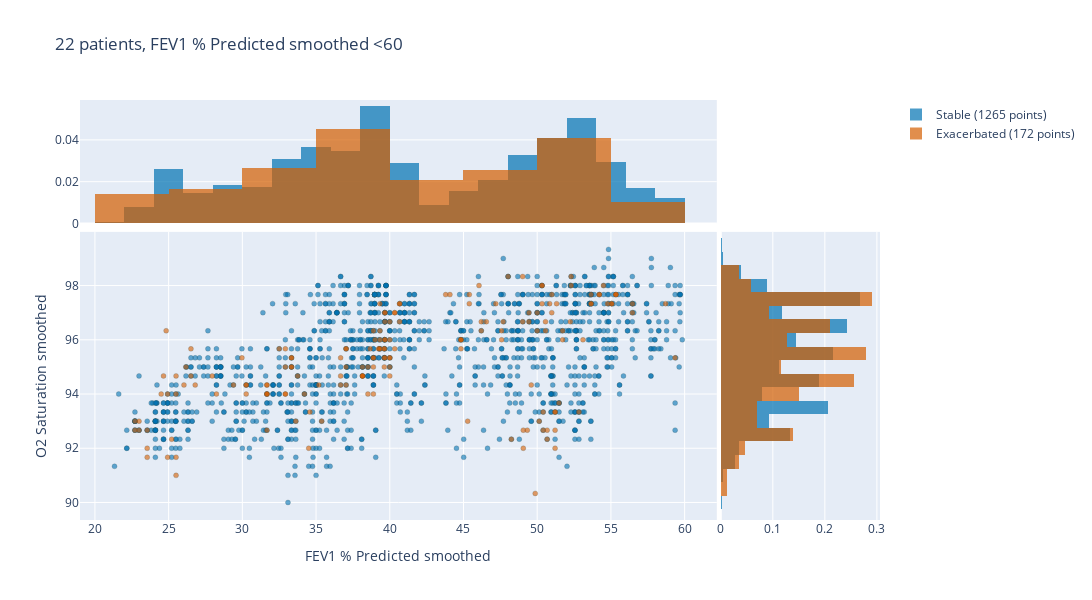
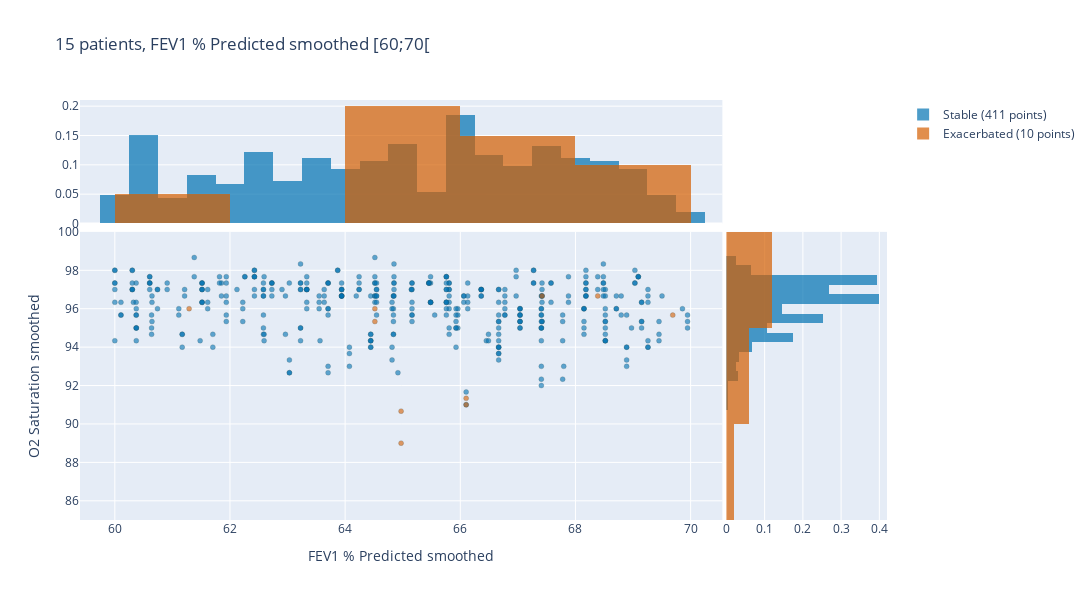
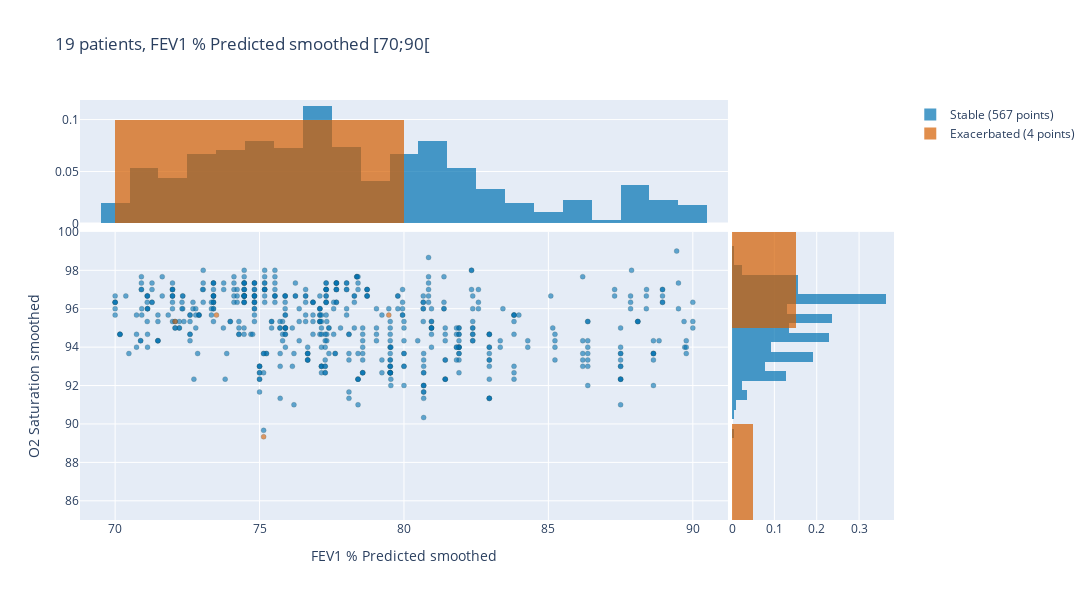
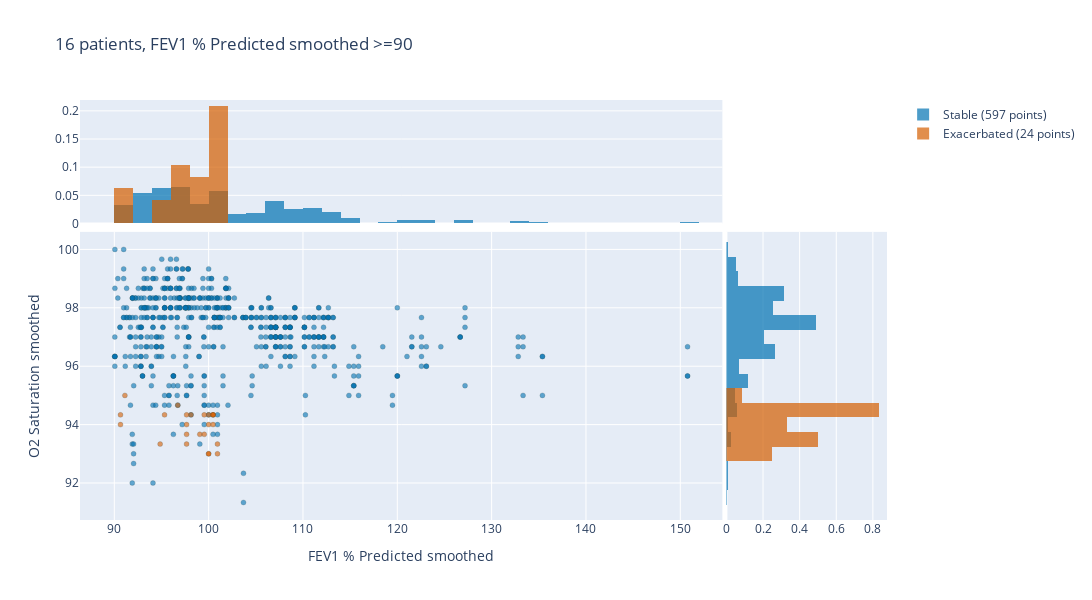

These figures' notebook cell, in order:
### Markdown cell above
## O2-FEV1 analysis summary plot

### Code cell
# Add exacerbated labels
# Compute exacerbation labels
# O2_FEV1_processed = compute_ex_labels_from_heuristics(antibioticsdata, patientsdata, O2_FEV1)

# Get exacerbation labels from the predictive classifier
O2_FEV1_processed = merge_pred_ex_labels_to(O2_FEV1, get_pred_ex_labels(datadir))

# Smooth
O2_FEV1_processed = smooth_max(O2_FEV1_processed, ['FEV1', 'FEV1 % Predicted'])
O2_FEV1_processed = smooth_avg(O2_FEV1_processed, ['O2 Saturation'])
print("Removed {} nan entries after max smoothing, kept {}".format(O2_FEV1_processed.isna().sum().max(), O2_FEV1_processed.shape[0]))
O2_FEV1_processed.dropna(inplace=True)

# Normalise
O2_FEV1_processed = norm_by_stable_baseline(O2_FEV1_processed,
                                            ['O2 Saturation', 'O2 Saturation smoothed', 'FEV1', 'FEV1 % Predicted', 'FEV1 smoothed', 'FEV1 % Predicted smoothed'])

# Settings
prefix, ex_column, x, y = set_x_y_vars(
      with_predicted_labels=True,
      with_predicted_fev1=True,
      is_smoothed_fev=True,
      is_smoothed_o2=True,
      is_normalised=False,
  )

is_partitioned= True
if not is_partitioned:
  # Plot O2-FEV with respective displots
  fig=plot_o2_fev_with_displots(O2_FEV1_processed, x, y, ex_column)
  fig.show()
  fig.write_image("{}/Ex labels {} {}-{}.pdf".format(plotsdir, prefix, x, y), width=1400, height=600)

  # Plot subsampled O2-FEV scatter
  fig = plot_subsampled_scatter(x, y, O2_FEV1_processed, random_state=7)
  fig.show()
else:
  # Use partitioned data. Note that this requires smoothed True and Predicted FEV1 False
  fev1_prct_thresholds = [60, 70, 90]
  O2_FEV1_processed['FEV1 % Predicted smoothed Group'] = partition_given_thresholds(O2_FEV1_processed['FEV1 % Predicted smoothed'], fev1_prct_thresholds)
  # O2_FEV1_processed["FEV1 % Predicted Group"] = partition_in_n_equal_groups(O2_FEV1['FEV1 % Predicted'], 3)

  # Create a for loop for each FEV1 % Predicted Group
  for fev_group in O2_FEV1_processed['FEV1 % Predicted smoothed Group'].unique():
    mask = O2_FEV1_processed['FEV1 % Predicted smoothed Group'] == fev_group
    # Count patients
    n_patients=len(O2_FEV1_processed[mask].ID.unique())

    # Plot
    fig=plot_o2_fev_with_displots(O2_FEV1_processed[mask], x, y, ex_column)
    fig.update_layout(title="{} patients, FEV1 % Predicted smoothed {}".format(n_patients, fev_group))
    fig.show()
    fig.write_image("{}/Ex labels {} {}-{} group {}.pdf".format(plotsdir, prefix, x, y, fev_group), width=1400, height=600)

    # Plot subsampled O2-FEV scatter
    # fig = plot_subsampled_scatter(x, y, O2_FEV1_processed[mask], random_state=7)
    # fig.show()

### Figure 1 — Plotly figure (JSON) as saved in the notebook; plotly's stock layout.template omitted (floating-point values rounded to 4 significant figures; data arrays with more than 128 entries replaced by an {"elided": "..."} marker saying what was removed)
{"data": [{"marker": {"color": "rgba(000,114,178,0.6)", "line": {"color": "DarkSlateGrey", "width": 0.2}, "size": 5}, "mode": "markers", "showlegend": false, "type": "scatter", "x": {"elided": "1265 float values"}, "xaxis": "x3", "y": {"elided": "1265 float values"}, "yaxis": "y3"}, {"marker": {"color": "rgba(213,094,000,0.6)", "line": {"color": "DarkSlateGrey", "width": 0.2}, "size": 5}, "mode": "markers", "showlegend": false, "type": "scatter", "x": {"elided": "172 float values"}, "xaxis": "x3", "y": {"elided": "172 float values"}, "yaxis": "y3"}, {"histnorm": "probability density", "marker": {"color": "rgba(000,114,178,0.7)"}, "showlegend": false, "type": "histogram", "x": {"elided": "1265 float values"}, "xaxis": "x", "yaxis": "y"}, {"histnorm": "probability density", "marker": {"color": "rgba(213,094,000,0.7)"}, "showlegend": false, "type": "histogram", "x": {"elided": "172 float values"}, "xaxis": "x", "yaxis": "y"}, {"histnorm": "probability density", "marker": {"color": "rgba(000,114,178,0.7)"}, "name": "Stable (1265 points)", "type": "histogram", "xaxis": "x4", "y": {"elided": "1265 float values"}, "yaxis": "y4"}, {"histnorm": "probability density", "marker": {"color": "rgba(213,094,000,0.7)"}, "name": "Exacerbated (172 points)", "type": "histogram", "xaxis": "x4", "y": {"elided": "172 float values"}, "yaxis": "y4"}], "layout": {"barmode": "overlay", "height": 600, "title": {"text": "22 patients, FEV1 % Predicted smoothed <60"}, "width": 1400, "xaxis": {"anchor": "y", "domain": [0, 0.796], "matches": "x3", "showticklabels": false}, "xaxis2": {"anchor": "y2", "domain": [0.801, 1], "matches": "x4", "showticklabels": false}, "xaxis3": {"anchor": "y3", "domain": [0, 0.796], "title": {"text": "FEV1 % Predicted smoothed"}}, "xaxis4": {"anchor": "y4", "domain": [0.801, 1]}, "yaxis": {"anchor": "x", "domain": [0.706, 1]}, "yaxis2": {"anchor": "x2", "domain": [0.706, 1], "matches": "y", "showticklabels": false}, "yaxis3": {"anchor": "x3", "domain": [0, 0.686], "title": {"text": "O2 Saturation smoothed"}}, "yaxis4": {"anchor": "x4", "domain": [0, 0.686], "matches": "y3", "showticklabels": false}}}

### Figure 2 — Plotly figure (JSON) as saved in the notebook; plotly's stock layout.template omitted (floating-point values rounded to 4 significant figures; data arrays with more than 128 entries replaced by an {"elided": "..."} marker saying what was removed)
{"data": [{"marker": {"color": "rgba(000,114,178,0.6)", "line": {"color": "DarkSlateGrey", "width": 0.2}, "size": 5}, "mode": "markers", "showlegend": false, "type": "scatter", "x": {"elided": "411 float values"}, "xaxis": "x3", "y": {"elided": "411 float values"}, "yaxis": "y3"}, {"marker": {"color": "rgba(213,094,000,0.6)", "line": {"color": "DarkSlateGrey", "width": 0.2}, "size": 5}, "mode": "markers", "showlegend": false, "type": "scatter", "x": [61.29, 64.52, 64.52, 68.39, 67.42, 69.69, 64.97, 64.97, 66.1, 66.1], "xaxis": "x3", "y": [96, 95.33, 96, 96.67, 96.67, 95.67, 89, 90.67, 91, 91.33], "yaxis": "y3"}, {"histnorm": "probability density", "marker": {"color": "rgba(000,114,178,0.7)"}, "showlegend": false, "type": "histogram", "x": {"elided": "411 float values"}, "xaxis": "x", "yaxis": "y"}, {"histnorm": "probability density", "marker": {"color": "rgba(213,094,000,0.7)"}, "showlegend": false, "type": "histogram", "x": [61.29, 64.52, 64.52, 68.39, 67.42, 69.69, 64.97, 64.97, 66.1, 66.1], "xaxis": "x", "yaxis": "y"}, {"histnorm": "probability density", "marker": {"color": "rgba(000,114,178,0.7)"}, "name": "Stable (411 points)", "type": "histogram", "xaxis": "x4", "y": {"elided": "411 float values"}, "yaxis": "y4"}, {"histnorm": "probability density", "marker": {"color": "rgba(213,094,000,0.7)"}, "name": "Exacerbated (10 points)", "type": "histogram", "xaxis": "x4", "y": [96, 95.33, 96, 96.67, 96.67, 95.67, 89, 90.67, 91, 91.33], "yaxis": "y4"}], "layout": {"barmode": "overlay", "height": 600, "title": {"text": "15 patients, FEV1 % Predicted smoothed [60;70["}, "width": 1400, "xaxis": {"anchor": "y", "domain": [0, 0.796], "matches": "x3", "showticklabels": false}, "xaxis2": {"anchor": "y2", "domain": [0.801, 1], "matches": "x4", "showticklabels": false}, "xaxis3": {"anchor": "y3", "domain": [0, 0.796], "title": {"text": "FEV1 % Predicted smoothed"}}, "xaxis4": {"anchor": "y4", "domain": [0.801, 1]}, "yaxis": {"anchor": "x", "domain": [0.706, 1]}, "yaxis2": {"anchor": "x2", "domain": [0.706, 1], "matches": "y", "showticklabels": false}, "yaxis3": {"anchor": "x3", "domain": [0, 0.686], "title": {"text": "O2 Saturation smoothed"}}, "yaxis4": {"anchor": "x4", "domain": [0, 0.686], "matches": "y3", "showticklabels": false}}}

### Figure 3 — Plotly figure (JSON) as saved in the notebook; plotly's stock layout.template omitted (floating-point values rounded to 4 significant figures; data arrays with more than 128 entries replaced by an {"elided": "..."} marker saying what was removed)
{"data": [{"marker": {"color": "rgba(000,114,178,0.6)", "line": {"color": "DarkSlateGrey", "width": 0.2}, "size": 5}, "mode": "markers", "showlegend": false, "type": "scatter", "x": {"elided": "567 float values"}, "xaxis": "x3", "y": {"elided": "567 float values"}, "yaxis": "y3"}, {"marker": {"color": "rgba(213,094,000,0.6)", "line": {"color": "DarkSlateGrey", "width": 0.2}, "size": 5}, "mode": "markers", "showlegend": false, "type": "scatter", "x": [79.47, 72.08, 73.51, 75.14], "xaxis": "x3", "y": [95.67, 95.33, 95.67, 89.33], "yaxis": "y3"}, {"histnorm": "probability density", "marker": {"color": "rgba(000,114,178,0.7)"}, "showlegend": false, "type": "histogram", "x": {"elided": "567 float values"}, "xaxis": "x", "yaxis": "y"}, {"histnorm": "probability density", "marker": {"color": "rgba(213,094,000,0.7)"}, "showlegend": false, "type": "histogram", "x": [79.47, 72.08, 73.51, 75.14], "xaxis": "x", "yaxis": "y"}, {"histnorm": "probability density", "marker": {"color": "rgba(000,114,178,0.7)"}, "name": "Stable (567 points)", "type": "histogram", "xaxis": "x4", "y": {"elided": "567 float values"}, "yaxis": "y4"}, {"histnorm": "probability density", "marker": {"color": "rgba(213,094,000,0.7)"}, "name": "Exacerbated (4 points)", "type": "histogram", "xaxis": "x4", "y": [95.67, 95.33, 95.67, 89.33], "yaxis": "y4"}], "layout": {"barmode": "overlay", "height": 600, "title": {"text": "19 patients, FEV1 % Predicted smoothed [70;90["}, "width": 1400, "xaxis": {"anchor": "y", "domain": [0, 0.796], "matches": "x3", "showticklabels": false}, "xaxis2": {"anchor": "y2", "domain": [0.801, 1], "matches": "x4", "showticklabels": false}, "xaxis3": {"anchor": "y3", "domain": [0, 0.796], "title": {"text": "FEV1 % Predicted smoothed"}}, "xaxis4": {"anchor": "y4", "domain": [0.801, 1]}, "yaxis": {"anchor": "x", "domain": [0.706, 1]}, "yaxis2": {"anchor": "x2", "domain": [0.706, 1], "matches": "y", "showticklabels": false}, "yaxis3": {"anchor": "x3", "domain": [0, 0.686], "title": {"text": "O2 Saturation smoothed"}}, "yaxis4": {"anchor": "x4", "domain": [0, 0.686], "matches": "y3", "showticklabels": false}}}

### Figure 4 — Plotly figure (JSON) as saved in the notebook; plotly's stock layout.template omitted (floating-point values rounded to 4 significant figures; data arrays with more than 128 entries replaced by an {"elided": "..."} marker saying what was removed)
{"data": [{"marker": {"color": "rgba(000,114,178,0.6)", "line": {"color": "DarkSlateGrey", "width": 0.2}, "size": 5}, "mode": "markers", "showlegend": false, "type": "scatter", "x": {"elided": "597 float values"}, "xaxis": "x3", "y": {"elided": "597 float values"}, "yaxis": "y3"}, {"marker": {"color": "rgba(213,094,000,0.6)", "line": {"color": "DarkSlateGrey", "width": 0.2}, "size": 5}, "mode": "markers", "showlegend": false, "type": "scatter", "x": [95.33, 98.13, 99.07, 100.5, 100.5, 100.5, 100.5, 100, 100, 100.9, 100.9, 97.66, 99.53, 99.53, 100, 100, 97.66, 97.66, 97.66, 94.86, 90.65, 90.65, 91.12, 96.73], "xaxis": "x3", "y": [94.33, 94.33, 93.67, 94.33, 94.33, 94, 94.33, 94.33, 94, 93, 93.33, 93.67, 93.67, 94.33, 93, 93, 93.33, 94.33, 94, 93.33, 94, 94.33, 95, 94.67], "yaxis": "y3"}, {"histnorm": "probability density", "marker": {"color": "rgba(000,114,178,0.7)"}, "showlegend": false, "type": "histogram", "x": {"elided": "597 float values"}, "xaxis": "x", "yaxis": "y"}, {"histnorm": "probability density", "marker": {"color": "rgba(213,094,000,0.7)"}, "showlegend": false, "type": "histogram", "x": [95.33, 98.13, 99.07, 100.5, 100.5, 100.5, 100.5, 100, 100, 100.9, 100.9, 97.66, 99.53, 99.53, 100, 100, 97.66, 97.66, 97.66, 94.86, 90.65, 90.65, 91.12, 96.73], "xaxis": "x", "yaxis": "y"}, {"histnorm": "probability density", "marker": {"color": "rgba(000,114,178,0.7)"}, "name": "Stable (597 points)", "type": "histogram", "xaxis": "x4", "y": {"elided": "597 float values"}, "yaxis": "y4"}, {"histnorm": "probability density", "marker": {"color": "rgba(213,094,000,0.7)"}, "name": "Exacerbated (24 points)", "type": "histogram", "xaxis": "x4", "y": [94.33, 94.33, 93.67, 94.33, 94.33, 94, 94.33, 94.33, 94, 93, 93.33, 93.67, 93.67, 94.33, 93, 93, 93.33, 94.33, 94, 93.33, 94, 94.33, 95, 94.67], "yaxis": "y4"}], "layout": {"barmode": "overlay", "height": 600, "title": {"text": "16 patients, FEV1 % Predicted smoothed >=90"}, "width": 1400, "xaxis": {"anchor": "y", "domain": [0, 0.796], "matches": "x3", "showticklabels": false}, "xaxis2": {"anchor": "y2", "domain": [0.801, 1], "matches": "x4", "showticklabels": false}, "xaxis3": {"anchor": "y3", "domain": [0, 0.796], "title": {"text": "FEV1 % Predicted smoothed"}}, "xaxis4": {"anchor": "y4", "domain": [0.801, 1]}, "yaxis": {"anchor": "x", "domain": [0.706, 1]}, "yaxis2": {"anchor": "x2", "domain": [0.706, 1], "matches": "y", "showticklabels": false}, "yaxis3": {"anchor": "x3", "domain": [0, 0.686], "title": {"text": "O2 Saturation smoothed"}}, "yaxis4": {"anchor": "x4", "domain": [0, 0.686], "matches": "y3", "showticklabels": false}}}
